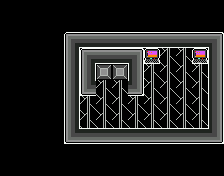

Below is a game level as drawn by its tile map, then a one-line description and the .tmx file that defines it, in full:
An orthogonal 14x11 tile map with 16x16 px tiles, 4 tile layers (Events, Ground, Details, TopDetails).

<map version="1.2" tiledversion="1.2.1" orientation="orthogonal" renderorder="right-down" width="14" height="11" tilewidth="16" tileheight="16" infinite="0" nextlayerid="8" nextobjectid="1">
 <tileset firstgid="1" name="PhageCity" tilewidth="16" tileheight="16" tilecount="120" columns="8">
  <image source="PhageCity.png" width="128" height="240" />
  <tile id="1">
   <properties>
    <property name="Event" value="Log" />
   </properties>
  </tile>
  <tile id="2">
   <properties>
    <property name="Event" value="Door" />
   </properties>
  </tile>
  <tile id="3">
   <properties>
    <property name="Event" value="Log2" />
   </properties>
  </tile>
  <tile id="7">
   <properties>
    <property name="Event" value="Collide" />
   </properties>
  </tile>
  <tile id="13">
   <properties>
    <property name="Event" value="Lift" />
   </properties>
  </tile>
  <tile id="16">
   <properties>
    <property name="Event" value="Botfield" />
   </properties>
  </tile>
  <tile id="23">
   <properties>
    <property name="Event" value="Ubuntu" />
   </properties>
  </tile>
  <tile id="24">
   <properties>
    <property name="Event" value="Sequ" />
   </properties>
  </tile>
  <tile id="25">
   <properties>
    <property name="Event" value="Brute" />
   </properties>
  </tile>
  <tile id="26">
   <properties>
    <property name="Event" value="Robo" />
   </properties>
  </tile>
  <tile id="32">
   <properties>
    <property name="Event" value="Drone" />
   </properties>
  </tile>
  <tile id="64">
   <properties>
    <property name="Event" value="Fight" />
   </properties>
  </tile>
  <tile id="65">
   <properties>
    <property name="Event" value="Fight" />
   </properties>
  </tile>
  <tile id="66">
   <properties>
    <property name="Event" value="Fight" />
   </properties>
  </tile>
  <tile id="72">
   <properties>
    <property name="Event" value="Fight" />
   </properties>
  </tile>
  <tile id="73">
   <properties>
    <property name="Event" value="Fight" />
   </properties>
  </tile>
  <tile id="74">
   <properties>
    <property name="Event" value="Fight" />
   </properties>
  </tile>
 </tileset>
 <layer id="3" name="Events" width="14" height="11">
  <properties>
   <property name="visible" type="bool" value="false" />
  </properties>
  <data encoding="csv">
0,0,0,0,0,0,0,0,0,0,0,0,0,0,
0,0,0,0,0,0,0,0,0,0,0,0,0,0,
0,0,0,0,0,0,0,0,0,8,8,8,8,8,
0,0,0,0,0,0,8,8,8,8,8,8,8,8,
0,0,0,0,0,8,14,14,8,73,8,8,75,8,
0,0,0,0,0,8,3,3,8,0,0,0,0,8,
0,0,0,0,8,0,0,0,0,0,0,0,0,8,
0,0,0,0,8,0,0,0,0,0,0,0,0,8,
0,0,0,0,8,8,8,8,8,8,8,8,8,8,
0,0,0,0,0,0,0,0,0,0,0,0,0,0,
0,0,0,0,0,0,0,0,0,0,0,0,0,0
</data>
 </layer>
 <layer id="1" name="Ground" width="14" height="11">
  <data encoding="csv">
56,56,56,56,56,56,56,56,56,56,56,56,56,56,
56,56,56,56,56,56,56,56,56,56,56,56,56,56,
56,56,56,56,30,31,31,31,31,31,31,31,31,32,
56,56,56,56,38,30,31,31,32,28,28,28,28,40,
56,56,56,56,38,38,39,39,40,28,28,28,28,40,
56,56,56,56,38,46,28,28,48,28,28,28,28,40,
56,56,56,56,38,28,28,28,28,28,28,28,28,40,
56,56,56,56,38,28,28,28,28,28,28,28,28,40,
56,56,56,56,46,47,47,47,47,47,47,47,47,48,
56,56,56,56,56,56,56,56,56,56,56,56,56,56,
56,56,56,56,56,56,56,56,56,56,56,56,56,56
</data>
 </layer>
 <layer id="6" name="Details" width="14" height="11">
  <data encoding="csv">
0,0,0,0,0,0,0,0,0,0,0,0,0,0,
0,0,0,0,0,0,0,0,0,0,0,0,0,0,
0,0,0,0,0,0,0,0,0,0,0,0,0,0,
0,0,0,0,0,0,0,0,0,34,0,0,34,0,
0,0,0,0,0,0,0,0,0,0,0,0,0,0,
0,0,0,0,0,0,0,0,0,0,0,0,0,0,
0,0,0,0,0,0,0,0,0,0,0,0,0,0,
0,0,0,0,0,0,0,0,0,0,0,0,0,0,
0,0,0,0,0,0,0,0,0,0,0,0,0,0,
0,0,0,0,0,0,0,0,0,0,0,0,0,0,
0,0,0,0,0,0,0,0,0,0,0,0,0,0
</data>
 </layer>
 <layer id="7" name="TopDetails" width="14" height="11">
  <data encoding="csv">
0,0,0,0,0,0,0,0,0,0,0,0,0,0,
0,0,0,0,0,0,0,0,0,0,0,0,0,0,
0,0,0,0,0,0,0,0,0,0,0,0,0,0,
0,0,0,0,0,0,0,0,0,0,0,0,0,0,
0,0,0,0,0,0,0,0,0,0,0,0,0,0,
0,0,0,0,0,0,0,0,0,0,0,0,0,0,
0,0,0,0,0,0,0,0,0,0,0,0,0,0,
0,0,0,0,0,0,0,0,0,0,0,0,0,0,
0,0,0,0,0,0,0,0,0,0,0,0,0,0,
0,0,0,0,0,0,0,0,0,0,0,0,0,0,
0,0,0,0,0,0,0,0,0,0,0,0,0,0
</data>
 </layer>
</map>